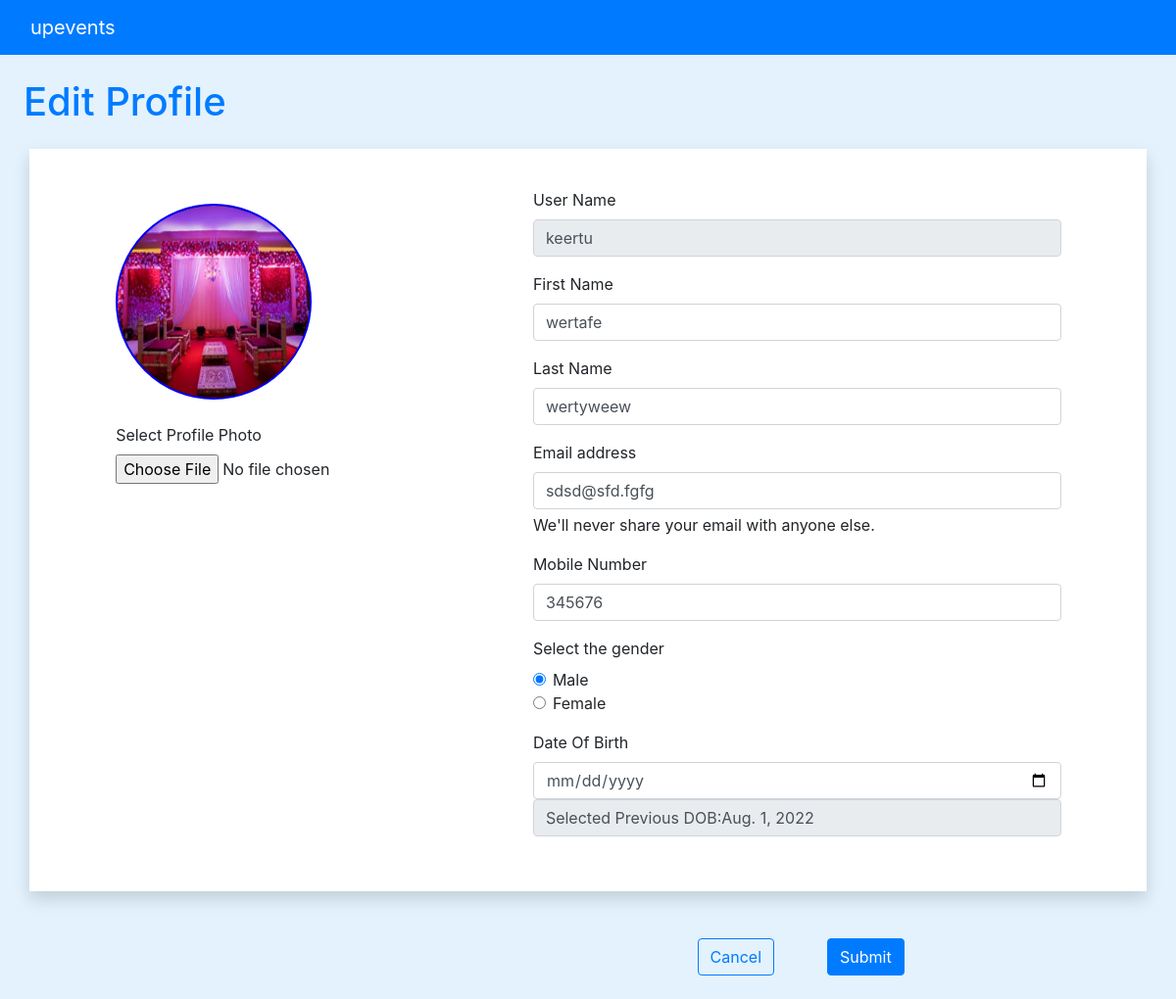
Before: /user/editprofile/ (signed in) with the older database file.
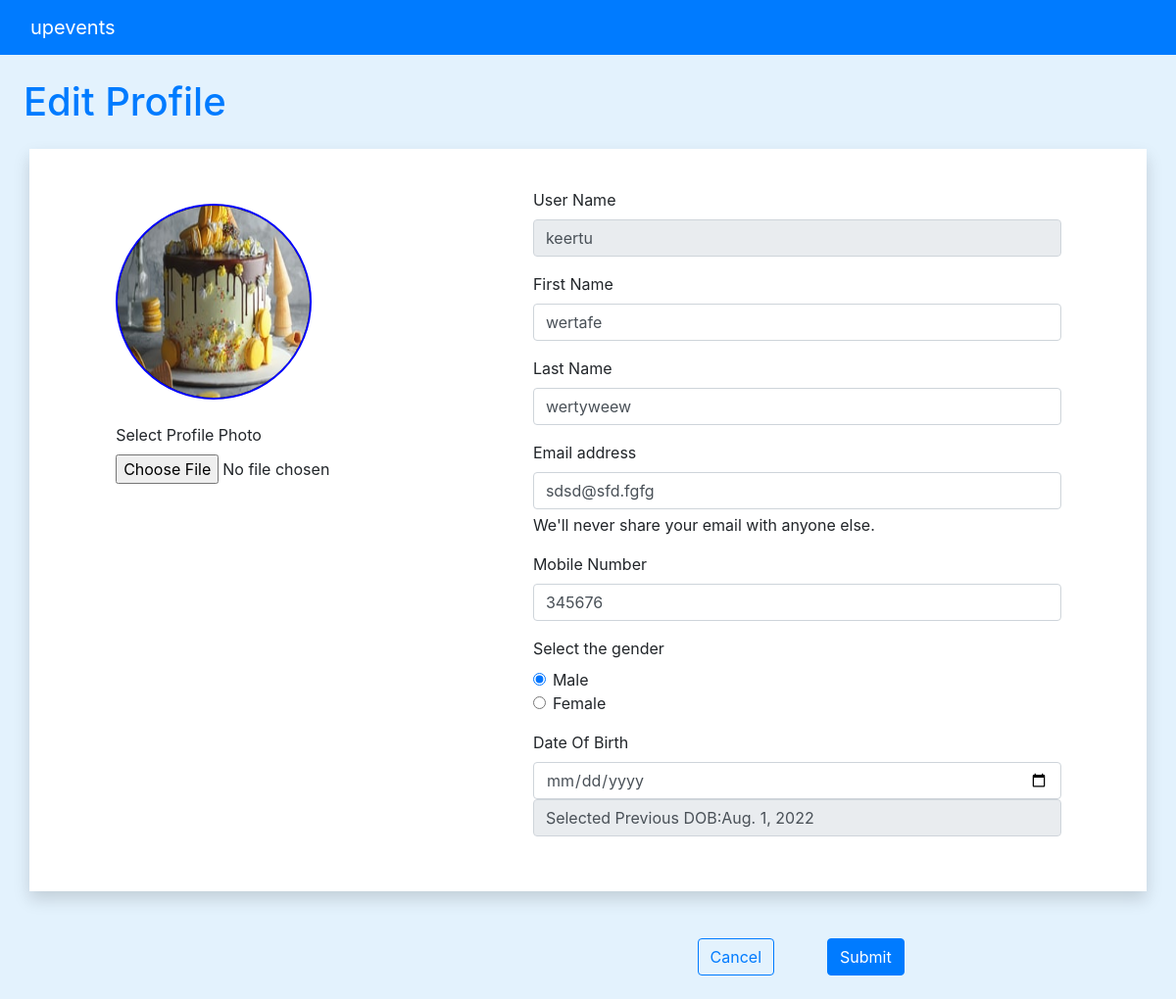
After: the same page with the newer database file.
### user/models.py (models this page shows, shortened)
class UserProfile(models.Model):
    u_id=models.AutoField(primary_key=True)
    user_name=models.CharField(max_length=30,unique=True)
    user_mbl_no=models.CharField(max_length=60)
    user_dob=models.DateField()
    user_gender=models.CharField(max_length=30)
    user_image=models.URLField(null=True)

### user/views.py (the view)
# urls.py: path('editprofile/',views.editprofile,name='editprofile'),
def editprofile(request):
    userprofile=UserProfile.objects.filter(user_name=request.user)
    return render(request ,'user/editprofile.html',{'userinfo':userprofile})

### user/templates/user/editprofile.html (shortened to what the changed rows need)
<!doctype html>
<html lang="en">
<head>
  <link rel="stylesheet" href="https://cdn.jsdelivr.net/npm/bootstrap@4.3.1/dist/css/bootstrap.min.css"
>
</head>
<body style="background-color:#E3F2FD">
  {% if user.is_authenticated %}
  {% load static %}
  <h1 class="mt-4 mx-4 text-primary">Edit Profile</h1>
  {% for user in userinfo %}
  <form method="post" action="/user/confirmeditprofile/" enctype="multipart/form-data" id="myform2">
    <div class="container m-4 mb-0 mx-auto shadow p-3 bg-white">
      <div class="row justify-content-around my-4">
        <div class="col-3  p-3">
          {% if user.user_image %}
          <img src="{{user.user_image}}" alt="profile Photo"
            style="border-radius: 100px; border:2px solid blue ;background-color:black; " height="200px" width="200px"
            class="img-responsive">
            {% else %}
            <img src="{% static '/user/images/birthday.jpg' %}"
          style="border-radius: 100px; border:2px solid blue ;background-color:black; " height="200px" width="200px"
          class="img-responsive">
            {% endif %}
          <div class="mt-4">
            <label for="profilepic"> Select Profile Photo</label>
            <input type="file" name="editprofilepic" id="editprofilepic">
          </div>
        </div>
        <div class="col-6 ">
          <div class="mb-3 form-group">
            <label for="editusername" class="form-label">User Name</label>
            <input type="text" class="form-control" id="editusername" placeholder="Enter username " required
              value="{{request.user}}" disabled>
          </div>
          <div class="mb-3 form-group">
            <label for="editfname" class="form-label">First Name</label>
            <input type="text" class="form-control" id="editfname" name="editfname" placeholder="Enter First name "
              value="{{request.user.first_name}}" required>
          </div>
          <div class="mb-3 form-group">
            <label for="editlname" class="form-label">Last Name</label>
            <input type="text" class="form-control" placeholder="Enter Last name " id="editlname" name="editlname"
              value="{{request.user.last_name}}" required>
          </div>
          <div class="mb-3 form-group">
            <label for="editprofileemail" class="form-label">Email address</label>
            <input type="email" class="form-control" id="editprofileemail" name="editprofileemail"
              aria-describedby="emailHelp" value="{{request.user.email}}"
              required >
            <div id="emailHelp" class="form-text">We'll never share your email with anyone else.
            </div>
          </div>
          <div class="mb-3 form-group">
            <label for="editprofilemblno" class="form-label">Mobile Number</label>
            <input type="number" class="form-control" id="editprofilemblno" name="editprofilemblno" placeholder="Mobile "
              required value="{{user.user_mbl_no}}">
          </div>
          {% if user.user_gender == "Male" %}
          <div class="mb-3 form-group">
            <label class="form-label">Select the gender</label>
            <div class="form-check">
              <input class="form-check-input" type="radio" name="editprofilegenderradio" id="editprofilegenderradio1"
                value="Male" checked>
              <label class="form-check-label" for="editprofilegenderradio1">
                Male
              </label>
            </div>
            <div class="form-check">
              <input class="form-check-input" type="radio" name="editprofilegenderradio" id="editprofilegenderradio2"
                value="Female">
              <label class="form-check-label" for="editprofilegenderradio2">
                Female
              </label>
            </div>
          </div>
          {% endif %}
          <div class="mb-3 form-group">
            <label for="editprofiledob" class="form-label">Date Of Birth</label>
            <input type="Date" class="form-control" id="editprofiledob" name="editprofiledob"
              required >
              <input type="text" name="" id="" value="Selected Previous DOB:{{user.user_dob}}" class="form-control" disabled>
          </div>
        </div>
      </div>
    </div>
    <div class="row mb-4 mt-0">
      <div class="col-8 text-right mx-2 mt-4">
        <a href="/user/userprofile" class="btn btn-outline-primary mx-2" type="button">Cancel</a>
      </div>
      <div class="col-3 mx-2 mt-4">
        <button type="submit" class="btn btn-primary" id="submit">Submit</button>
      </div>
    </div>
  </form>
  {% endfor %}
  {% else %}
<h3 class="text-center my-4">Please Log in</h3>
<div class="container my-4 text-center">
<a href="/login" class="btn btn-outline-primary mx-2 " type="button">Login</a>
</div>
{%endif%}
</body>
</html>

Changed rows visible on the page:
changed UserProfile: user_image: a different picture
